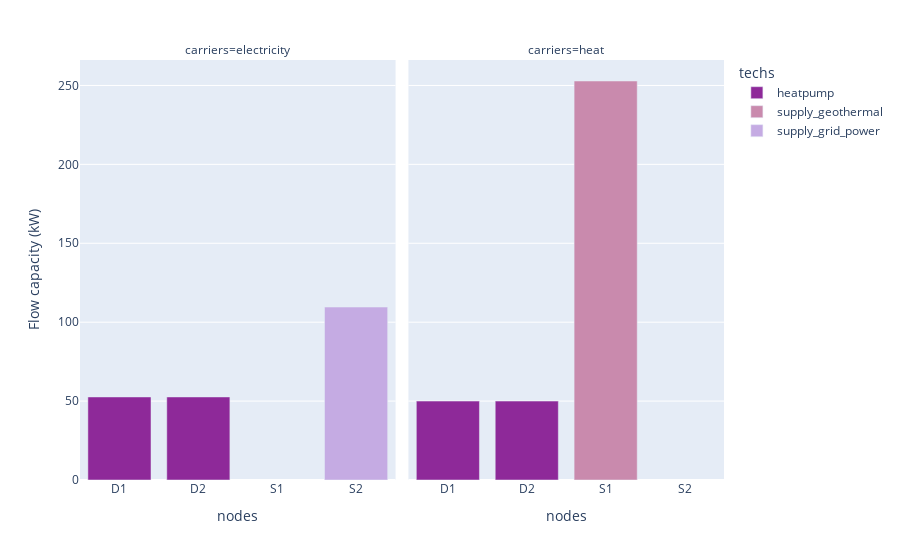

Source (notebook cell):
### Code cell
df_capacity = (
    model.results.flow_cap.where(
        ~model.inputs.base_tech.str.contains("demand|transmission")
    )
    .to_series()
    .where(lambda x: x != 0)
    .dropna()
    .to_frame("Flow capacity (kW)")
    .reset_index()
)

print(df_capacity.head())

fig = px.bar(
    df_capacity,
    x="nodes",
    y="Flow capacity (kW)",
    color="techs",
    facet_col="carriers",
    color_discrete_map=colors,
)
fig.show()

### Figure 1 — Plotly figure (JSON) as saved in the notebook; plotly's stock layout.template omitted (floating-point values rounded to 4 significant figures)
{"data": [{"hovertemplate": "techs=heatpump<br>carriers=electricity<br>nodes=%{x}<br>Flow capacity (kW)=%{y}<extra></extra>", "legendgroup": "heatpump", "marker": {"color": "#8E2999", "pattern": {"shape": ""}}, "name": "heatpump", "orientation": "v", "showlegend": true, "textposition": "auto", "type": "bar", "x": ["D1", "D2"], "xaxis": "x", "y": [52.63, 52.63], "yaxis": "y"}, {"hovertemplate": "techs=heatpump<br>carriers=heat<br>nodes=%{x}<br>Flow capacity (kW)=%{y}<extra></extra>", "legendgroup": "heatpump", "marker": {"color": "#8E2999", "pattern": {"shape": ""}}, "name": "heatpump", "orientation": "v", "showlegend": false, "textposition": "auto", "type": "bar", "x": ["D1", "D2"], "xaxis": "x2", "y": [50.0, 50.0], "yaxis": "y2"}, {"hovertemplate": "techs=supply_geothermal<br>carriers=heat<br>nodes=%{x}<br>Flow capacity (kW)=%{y}<extra></extra>", "legendgroup": "supply_geothermal", "marker": {"color": "#C98AAD", "pattern": {"shape": ""}}, "name": "supply_geothermal", "orientation": "v", "showlegend": true, "textposition": "auto", "type": "bar", "x": ["S1"], "xaxis": "x2", "y": [252.8], "yaxis": "y2"}, {"hovertemplate": "techs=supply_grid_power<br>carriers=electricity<br>nodes=%{x}<br>Flow capacity (kW)=%{y}<extra></extra>", "legendgroup": "supply_grid_power", "marker": {"color": "#C5ABE3", "pattern": {"shape": ""}}, "name": "supply_grid_power", "orientation": "v", "showlegend": true, "textposition": "auto", "type": "bar", "x": ["S2"], "xaxis": "x", "y": [109.6], "yaxis": "y"}], "layout": {"annotations": [{"font": {}, "showarrow": false, "text": "carriers=electricity", "x": 0.245, "xanchor": "center", "xref": "paper", "y": 1, "yanchor": "bottom", "yref": "paper"}, {"font": {}, "showarrow": false, "text": "carriers=heat", "x": 0.755, "xanchor": "center", "xref": "paper", "y": 1, "yanchor": "bottom", "yref": "paper"}], "barmode": "relative", "legend": {"title": {"text": "techs"}, "tracegroupgap": 0}, "margin": {"t": 60}, "xaxis": {"anchor": "y", "domain": [0, 0.49], "title": {"text": "nodes"}}, "xaxis2": {"anchor": "y2", "domain": [0.51, 1], "matches": "x", "title": {"text": "nodes"}}, "yaxis": {"anchor": "x", "domain": [0, 1], "title": {"text": "Flow capacity (kW)"}}, "yaxis2": {"anchor": "x2", "domain": [0, 1], "matches": "y", "showticklabels": false}}}
